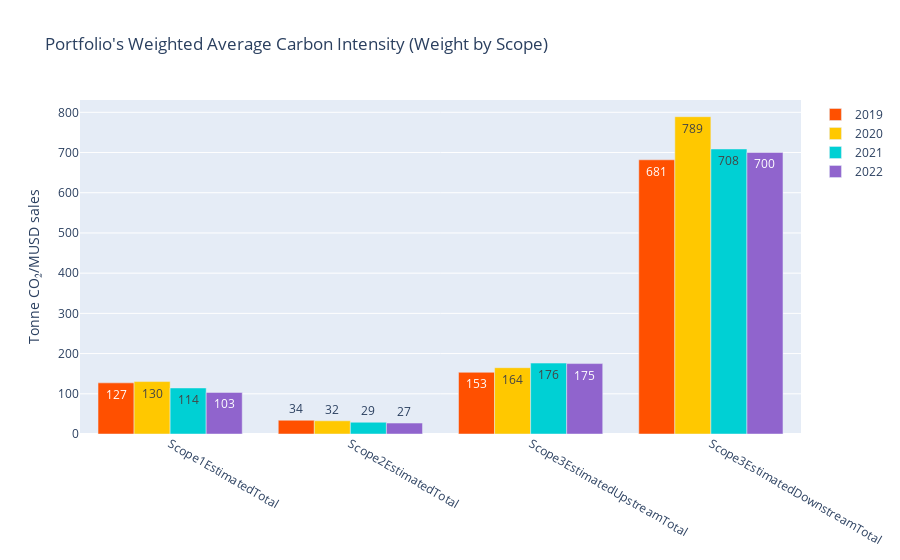

Notebook code for this chart:
### Code cell
# chart it in a bar graph
plotData = []
idx = 0
for yr in years:
    plotData.append(go.Bar(x = measures, name = str(yr),  y = wciData[idx],  text = [int(x) for x in wciData[idx]], marker_color=lsegColors[idx]))
    idx = idx + 1

layout = go.Layout(barmode = 'group')
fig = go.Figure(data = plotData, layout = layout)
fig.update_layout(title_text="Portfolio's Weighted Average Carbon Intensity (Weight by Scope)", yaxis=dict(title='Tonne CO₂/MUSD sales'))
fig.show()

### Figure 1 — Plotly figure (JSON) as saved in the notebook; plotly's stock layout.template omitted (floating-point values rounded to 4 significant figures)
{"data": [{"marker": {"color": "#FF5000"}, "name": "2019", "text": ["127", "34", "153", "681"], "type": "bar", "x": ["Scope1EstimatedTotal", "Scope2EstimatedTotal", "Scope3EstimatedUpstreamTotal", "Scope3EstimatedDownstreamTotal"], "y": [127.1, 34.26, 153.4, 681.9]}, {"marker": {"color": "#FFC800"}, "name": "2020", "text": ["130", "32", "164", "789"], "type": "bar", "x": ["Scope1EstimatedTotal", "Scope2EstimatedTotal", "Scope3EstimatedUpstreamTotal", "Scope3EstimatedDownstreamTotal"], "y": [130.4, 32.79, 164.9, 789.1]}, {"marker": {"color": "#00D0D4"}, "name": "2021", "text": ["114", "29", "176", "708"], "type": "bar", "x": ["Scope1EstimatedTotal", "Scope2EstimatedTotal", "Scope3EstimatedUpstreamTotal", "Scope3EstimatedDownstreamTotal"], "y": [114.5, 29.2, 176.4, 708.9]}, {"marker": {"color": "#9064CD"}, "name": "2022", "text": ["103", "27", "175", "700"], "type": "bar", "x": ["Scope1EstimatedTotal", "Scope2EstimatedTotal", "Scope3EstimatedUpstreamTotal", "Scope3EstimatedDownstreamTotal"], "y": [103.3, 27.19, 175.2, 700.2]}], "layout": {"barmode": "group", "title": {"text": "Portfolio's Weighted Average Carbon Intensity (Weight by Scope)"}, "yaxis": {"title": {"text": "Tonne CO₂/MUSD sales"}}}}
